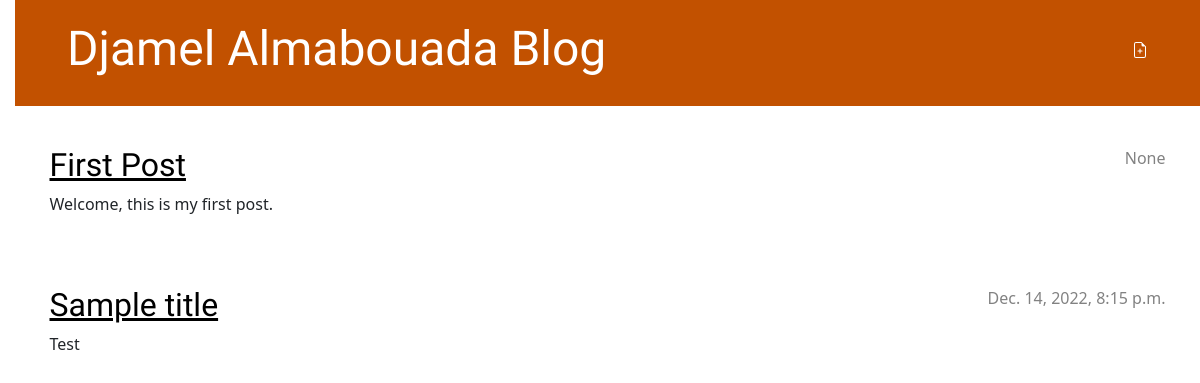
/, run on an earlier commit of the app's database.
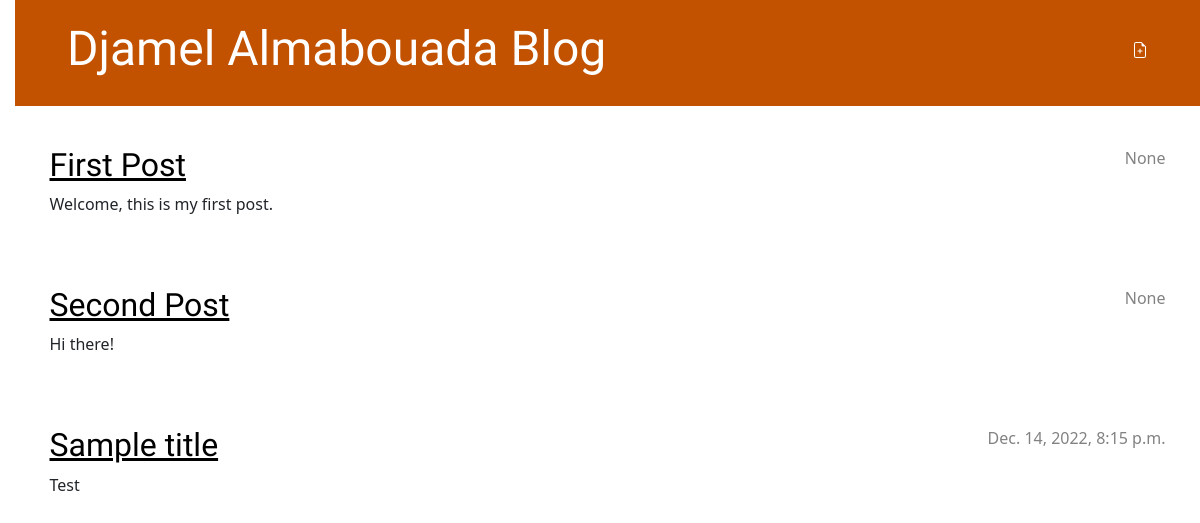
And on a later commit of the database.
### blog/models.py (models this page shows, shortened)
class Post(models.Model):
    author = models.ForeignKey(settings.AUTH_USER_MODEL, on_delete=models.CASCADE)
    title = models.CharField(max_length=200)
    text = models.TextField()
    created_date = models.DateTimeField(default=timezone.now)
    published_date = models.DateTimeField(blank=True, null=True)

### blog/views.py (the view)
# urls.py: path('', views.post_list, name='post_list'),
def post_list(request):
    posts = Post.objects.order_by('published_date')
    return render(request, 'blog/post_list.html', {'posts': posts})

### blog/templates/blog/post_list.html
{% extends 'blog/base.html' %}
{% block content %}
    {% for post in posts %}
        <article class="post">
            <time class="date">
                {{ post.published_date }}
            </time>
            <h2><a href="{% url 'post_detail' pk=post.pk %}">{{ post.title }}</a></h2>
            <p>{{ post.text|linebreaksbr }}</p>
        </article>
    {% endfor %}
{% endblock %}

### blog/templates/blog/base.html (shortened to what this page needs)
{% load static %}
<!DOCTYPE html>
<html>
    <head>
        <link rel="stylesheet" href="https://cdn.jsdelivr.net/npm/bootstrap@5.1.3/dist/css/bootstrap.min.css">
        <link rel="stylesheet" href="{% static 'css/blog.css' %}">
    </head>
    <body>
        <header class="page-header">
            <div class="container">
                <a href="{% url 'post_new' %}" class="top-menu">
                </a>
                <h1><a href="/">Djamel Almabouada Blog</a></h1>
            </div>
        </header>
        <main class="content container">
            <div class="row">
                <div class="col">
                    {% block content %}
                    {% endblock %}
                </div>
            </div>
        </main>
    </body>
</html>

### blog/static/css/blog.css (style rules this page uses)
.page-header { background-color: #C25100; margin-top: 0; margin-bottom: 40px; padding: 20px 20px 20px 40px; }
.page-header h1, .page-header h1 a, .page-header h1 a:visited, .page-header h1 a:active { color: #ffffff; font-size: 36pt; text-decoration: none; }
h1, h2, h3, h4 { font-family: 'Lobster', cursive; }
.date { color: #828282; }
.top-menu, .top-menu:hover, .top-menu:visited { color: #ffffff; float: right; font-size: 26pt; margin-right: 20px; }
.post { margin-bottom: 70px; }
.post h2 a, .post h2 a:visited { color: #000000; }
.post > .date, .post > .actions { float: right; }
h1 a, h2 a { color: #C25100; font-family: 'Lobster', cursive; }
body { padding-left: 15px; }

What changed in the data, as far as the page shows it:
added Post: published_date "None", title "Second Post", text "Hi there!"
